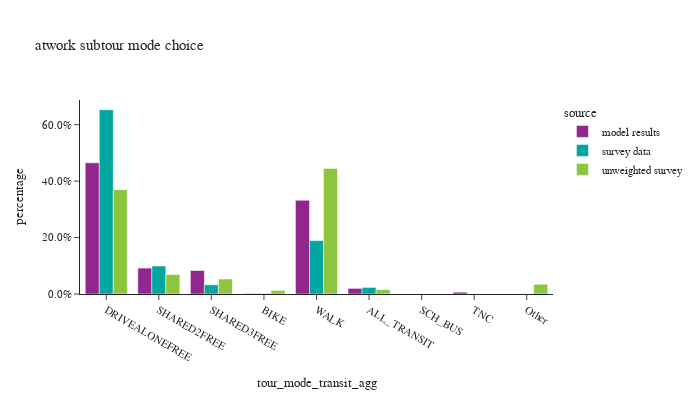

Notebook code cell kept with this figure:
### Code cell
# aggregate transit modes
transit_modes = ['WALK_LOC','WALK_COM','WALK_FRY','WALK_LR','DRIVE_TRN']
tour_mode_ordered = ["DRIVEALONEFREE", "SHARED2FREE", "SHARED3FREE", "BIKE","WALK","ALL_TRANSIT","SCH_BUS","TNC","Other"]
atwork_subtour['tour_mode_transit_agg'] = atwork_subtour['tour_mode'].apply(lambda x: "ALL_TRANSIT" if x in transit_modes else x)

df_plot = atwork_subtour.groupby(['source','tour_mode_transit_agg'])['tour_weight'].sum().reset_index()
df_plot['percentage'] = df_plot.groupby(['source'], group_keys=False)['tour_weight']. \
    apply(lambda x: x / float(x.sum()))

fig = px.bar(df_plot, x="tour_mode_transit_agg", y="percentage", color="source",barmode="group",
             category_orders={"tour_mode_transit_agg": tour_mode_ordered},
             title="atwork subtour mode choice")
fig.for_each_annotation(lambda a: a.update(text = a.text.split("=")[-1]))
fig.update_layout(height=400, width=700, yaxis=dict(tickformat=".1%"))
fig.show()

### Figure 1 — Plotly figure (JSON) as saved in the notebook; plotly's stock layout.template omitted (floating-point values rounded to 4 significant figures)
{"data": [{"alignmentgroup": "True", "hovertemplate": "source=model results<br>tour_mode_transit_agg=%{x}<br>percentage=%{y}<extra></extra>", "legendgroup": "model results", "marker": {"color": "#91268F", "pattern": {"shape": ""}}, "name": "model results", "offsetgroup": "model results", "orientation": "v", "showlegend": true, "textposition": "auto", "type": "bar", "x": ["ALL_TRANSIT", "BIKE", "DRIVEALONEFREE", "SHARED2FREE", "SHARED3FREE", "TNC", "WALK"], "xaxis": "x", "y": [0.01978, 0.001624, 0.4649, 0.09187, 0.08328, 0.006396, 0.3321], "yaxis": "y"}, {"alignmentgroup": "True", "hovertemplate": "source=survey data<br>tour_mode_transit_agg=%{x}<br>percentage=%{y}<extra></extra>", "legendgroup": "survey data", "marker": {"color": "#00A7A0", "pattern": {"shape": ""}}, "name": "survey data", "offsetgroup": "survey data", "orientation": "v", "showlegend": true, "textposition": "auto", "type": "bar", "x": ["ALL_TRANSIT", "BIKE", "DRIVEALONEFREE", "Other", "SHARED2FREE", "SHARED3FREE", "WALK"], "xaxis": "x", "y": [0.02334, 0.001867, 0.6533, 0.0003941, 0.09918, 0.03264, 0.1893], "yaxis": "y"}, {"alignmentgroup": "True", "hovertemplate": "source=unweighted survey<br>tour_mode_transit_agg=%{x}<br>percentage=%{y}<extra></extra>", "legendgroup": "unweighted survey", "marker": {"color": "#8CC63E", "pattern": {"shape": ""}}, "name": "unweighted survey", "offsetgroup": "unweighted survey", "orientation": "v", "showlegend": true, "textposition": "auto", "type": "bar", "x": ["ALL_TRANSIT", "BIKE", "DRIVEALONEFREE", "Other", "SHARED2FREE", "SHARED3FREE", "WALK"], "xaxis": "x", "y": [0.01567, 0.01254, 0.3699, 0.03448, 0.06897, 0.05329, 0.4451], "yaxis": "y"}], "layout": {"barmode": "group", "height": 400, "legend": {"title": {"text": "source"}, "tracegroupgap": 0}, "title": {"text": "atwork subtour mode choice"}, "width": 700, "xaxis": {"anchor": "y", "categoryarray": ["DRIVEALONEFREE", "SHARED2FREE", "SHARED3FREE", "BIKE", "WALK", "ALL_TRANSIT", "SCH_BUS", "TNC", "Other"], "categoryorder": "array", "domain": [0.0, 1.0], "title": {"text": "tour_mode_transit_agg"}}, "yaxis": {"anchor": "x", "domain": [0.0, 1.0], "tickformat": ".1%", "title": {"text": "percentage"}}}}
